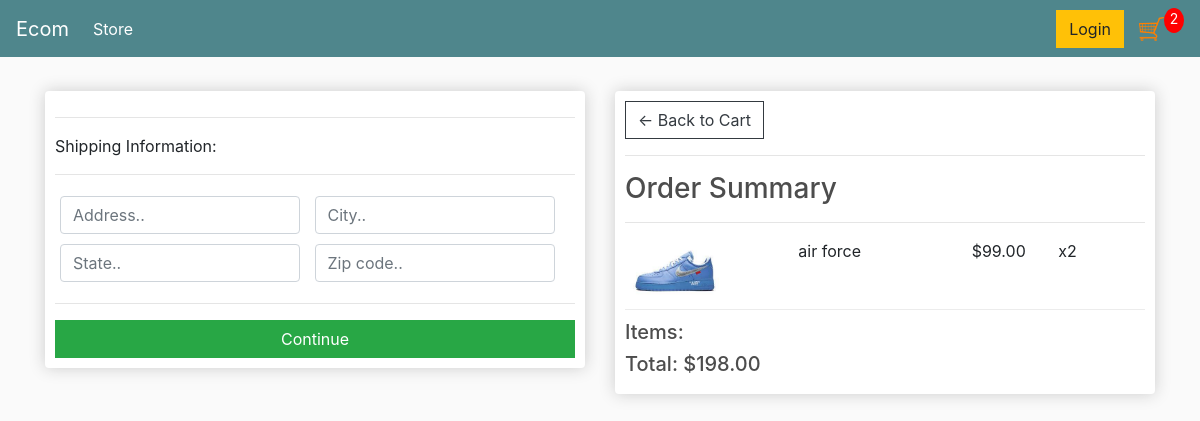
Screenshot of /checkout/ (signed in) with the database file from the repository.
### store/models.py (models this page shows, shortened)
class OrderItem(models.Model):
     product= models.ForeignKey(Product, on_delete=models.SET_NULL, blank=True, null=True)
     order= models.ForeignKey(Order, on_delete=models.SET_NULL, blank=True, null=True)
     quantity = models.IntegerField(default=0 , null=True, blank=True)
     date_added=models.DateTimeField(auto_now_add=True)
     @property
     def get_total(self):
        total = self.product.price * self.quantity
        return total

class Product(models.Model):
    name = models.CharField(max_length=200, null=True)
    price= models.FloatField()
    digital= models.BooleanField(default=False, null=True, blank=False)
    image = models.ImageField(null=True, blank=True)
    @property
    def imageURL(self):
        try:
            url= self.image.url
        except:
            url = ''
        return url

class Order(models.Model):
    customer= models.ForeignKey(Customer, on_delete=models.SET_NULL, blank=True, null=True)
    date_ordered = models.DateTimeField(auto_now_add=True)
    complete = models.BooleanField(default=False, null=True, blank=False)
    transaction_id = models.CharField(max_length=200, null=True)
    @property
    def shipping(self):
        shipping= False
        orderitems = self.orderitem_set.all()
        for i in orderitems:
            if i.product.digital == False:
                shipping = True
        return shipping
    @property
    def get_cart_total(self):
        orderitems = self.orderitem_set.all()
        total = sum([item.get_total for item in orderitems])
        return total
    @property
    def get_cart_items(self):
        orderitems = self.orderitem_set.all()
        total = sum([item.quantity for item in orderitems])
        return total

### store/views.py (the view)
# urls.py: path('checkout/', views.checkout, name='checkout'),
def checkout(request):
    if request.user.is_authenticated:
        customer = request.user.customer
        order, created = Order.objects.get_or_create(customer = customer, complete=False)
        items = order.orderitem_set.all()
        cartItems = order.get_cart_items
    else:
        items = []
        order = {'get_cart_total':0, 'get_cart_items':0, 'shipping':False}
        cartItems = order['get_cart_items']
    context = {'items':items, 'order':order,'cartItems': cartItems}
    return render(request, 'store/checkout.html', context)

### store/templates/store/checkout.html (shortened to what this page needs)
{% extends 'store/main.html' %}
{% load static %}
{% block content %}
    <div class="row">
        <div class="col-lg-6">
            <div class="box-element" id="form-wrapper">
                <form id="form">
                    <div id="shipping-info">
                        <hr>
                        <p>Shipping Information:</p>
                        <hr>
                        <div class="form-field">
                            <input class="form-control" type="text" name="address" placeholder="Address..">
                        </div>
                        <div class="form-field">
                            <input class="form-control" type="text" name="city" placeholder="City..">
                        </div>
                        <div class="form-field">
                            <input class="form-control" type="text" name="state" placeholder="State..">
                        </div>
                        <div class="form-field">
                            <input class="form-control" type="text" name="zipcode" placeholder="Zip code..">
                        </div>
                    </div>
                    <hr>
                    <input id="form-button" class="btn btn-success btn-block" type="submit" value="Continue">
                </form>
            </div>
            <br>
        </div>
        <div class="col-lg-6">
            <div class="box-element">
                <a  class="btn btn-outline-dark" href="{% url 'cart' %}">&#x2190; Back to Cart</a>
                <hr>
                <h3>Order Summary</h3>
                <hr>
                {%for item in items%}
                    <div class="cart-row">
                        <div style="flex:2"><img class="row-image" src="{{item.product.imageURL}}"></div>
                        <div style="flex:2"><p>{{item.product.name}}</p></div>
                        <div style="flex:1"><p>${{item.product.price|floatformat:2}}</p></div>
                        <div style="flex:1"><p>x{{item.quantity}}</p></div>
                    </div>
                {%endfor%}
                <h5>Items:   {{order.get_cart_item}}</h5>
                <h5>Total:   ${{order.get_cart_total|floatformat:2}}</h5>
            </div>
        </div>
    </div>
{% endblock content %}

### static/css/main.css (style rules this page uses)
body { background-color: hsl(0, 0%, 98%); }
h1,h2,h3,h4,h5,h6 { color:hsl(0, 0%, 30%); }
.box-element { box-shadow:hsl(0, 0%, 80%) 0 0 16px; background-color: #fff; border-radius: 4px; padding: 10px; }
.col-lg-4, .col-lg-6, .col-lg-8, .col-lg-12 { margin-top: 10px; }
.btn { border-radius: 0; }
.row-image { width: 100px; }
.form-field { width:250px; display: inline-block; padding: 5px; }
.cart-row { display: flex; align-items: flex-stretch; padding-bottom: 10px; margin-bottom: 10px; border-bottom: 1px solid #ececec; }

### rows the page displays
OrderItem: product.imageURL (picture), product.name "air force", product.price "99.00", quantity "2"
Order: get_cart_total "198.00"

### other values shown
{{ cartItems }} "2"
